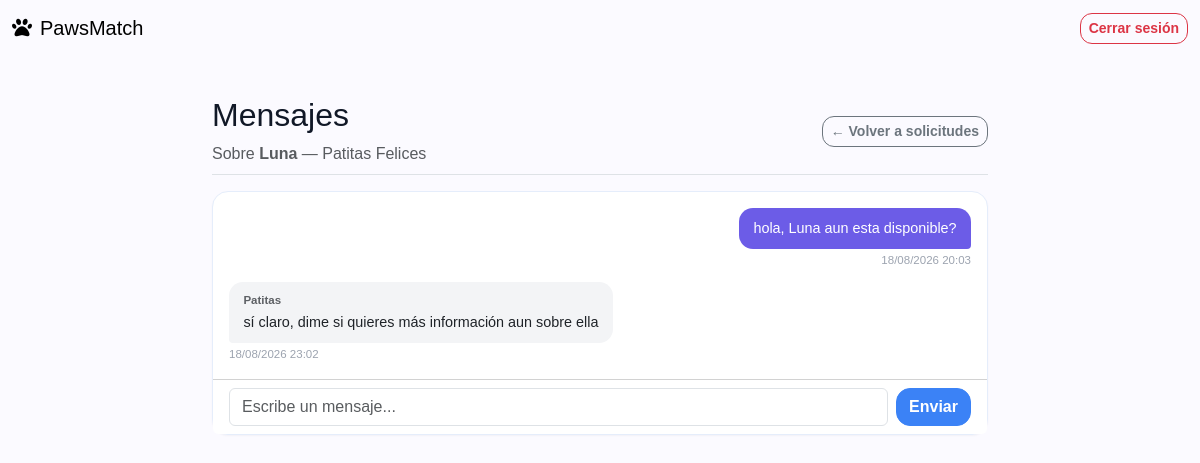
/mensajes.php?solicitud=2 (signed in), run on the app's committed database.
### tables this page shows
CREATE TABLE `solicitudes` (
  `id_solicitud` int NOT NULL AUTO_INCREMENT,
  `id_adoptante` int NOT NULL,
  `id_mascota` int NOT NULL,
  `fecha_solicitud` timestamp NULL DEFAULT CURRENT_TIMESTAMP,
  `estado` enum('PENDIENTE','EN_REVISION','APROBADA','RECHAZADA','CANCELADA') DEFAULT 'PENDIENTE',
  `motivo` text,
  `observaciones_refugio` text,
  `fecha_respuesta` datetime DEFAULT NULL,
  PRIMARY KEY (`id_solicitud`),
  KEY `fk_solicitud_adoptante` (`id_adoptante`),
  KEY `fk_solicitud_mascota` (`id_mascota`),
  CONSTRAINT `fk_solicitud_adoptante` FOREIGN KEY (`id_adoptante`) REFERENCES `adoptantes` (`id_adoptante`),
  CONSTRAINT `fk_solicitud_mascota` FOREIGN KEY (`id_mascota`) REFERENCES `mascotas` (`id_mascota`)
);

CREATE TABLE `mascotas` (
  `id_mascota` int NOT NULL AUTO_INCREMENT,
  `id_refugio` int NOT NULL,
  `nombre` varchar(100) NOT NULL,
  `especie` varchar(50) NOT NULL,
  `raza` varchar(100) DEFAULT NULL,
  `edad` int DEFAULT NULL,
  `sexo` enum('MACHO','HEMBRA') DEFAULT NULL,
  `tamano` enum('PEQUENO','MEDIANO','GRANDE') DEFAULT NULL,
  `descripcion` text,
  `historia` text,
  `estado_salud` text,
  `vacunado` tinyint(1) DEFAULT '0',
  `esterilizado` tinyint(1) DEFAULT '0',
  `compatible_ninos` tinyint(1) DEFAULT '0',
  `compatible_animales` tinyint(1) DEFAULT '0',
  `nivel_energia` enum('BAJO','MEDIO','ALTO') DEFAULT NULL,
  `estado` enum('DISPONIBLE','EN_PROCESO','ADOPTADO','INACTIVO') DEFAULT 'DISPONIBLE',
  `foto` varchar(255) DEFAULT NULL,
  `fecha_registro` timestamp NULL DEFAULT CURRENT_TIMESTAMP,
  PRIMARY KEY (`id_mascota`),
  KEY `fk_mascota_refugio` (`id_refugio`),
  CONSTRAINT `fk_mascota_refugio` FOREIGN KEY (`id_refugio`) REFERENCES `refugios` (`id_refugio`)
);

CREATE TABLE `refugios` (
  `id_refugio` int NOT NULL AUTO_INCREMENT,
  `id_usuario` int NOT NULL,
  `nombre_refugio` varchar(150) NOT NULL,
  `cedula_juridica` varchar(30) DEFAULT NULL,
  `telefono` varchar(20) DEFAULT NULL,
  `direccion` varchar(255) DEFAULT NULL,
  `descripcion` text,
  `estado` enum('PENDIENTE','APROBADO','RECHAZADO') DEFAULT 'PENDIENTE',
  `fecha_registro` timestamp NULL DEFAULT CURRENT_TIMESTAMP,
  PRIMARY KEY (`id_refugio`),
  KEY `fk_refugio_usuario` (`id_usuario`),
  CONSTRAINT `fk_refugio_usuario` FOREIGN KEY (`id_usuario`) REFERENCES `usuarios` (`id_usuario`)
);

CREATE TABLE `mensajes` (
  `id_mensaje` int NOT NULL AUTO_INCREMENT,
  `id_remitente` int NOT NULL,
  `id_destinatario` int NOT NULL,
  `id_solicitud` int DEFAULT NULL,
  `mensaje` text NOT NULL,
  `fecha_envio` timestamp NULL DEFAULT CURRENT_TIMESTAMP,
  `leido` tinyint(1) DEFAULT '0',
  PRIMARY KEY (`id_mensaje`),
  KEY `fk_mensaje_remitente` (`id_remitente`),
  KEY `fk_mensaje_destinatario` (`id_destinatario`),
  KEY `fk_mensaje_solicitud` (`id_solicitud`),
  CONSTRAINT `fk_mensaje_destinatario` FOREIGN KEY (`id_destinatario`) REFERENCES `usuarios` (`id_usuario`),
  CONSTRAINT `fk_mensaje_remitente` FOREIGN KEY (`id_remitente`) REFERENCES `usuarios` (`id_usuario`),
  CONSTRAINT `fk_mensaje_solicitud` FOREIGN KEY (`id_solicitud`) REFERENCES `solicitudes` (`id_solicitud`)
);

CREATE TABLE `usuarios` (
  `id_usuario` int NOT NULL AUTO_INCREMENT,
  `id_rol` int NOT NULL,
  `nombre` varchar(100) NOT NULL,
  `apellidos` varchar(150) NOT NULL,
  `correo` varchar(150) NOT NULL,
  `contrasena` varchar(255) NOT NULL,
  `telefono` varchar(20) DEFAULT NULL,
  `estado` enum('ACTIVO','INACTIVO') DEFAULT 'ACTIVO',
  `fecha_registro` timestamp NULL DEFAULT CURRENT_TIMESTAMP,
  PRIMARY KEY (`id_usuario`),
  UNIQUE KEY `correo` (`correo`),
  KEY `fk_usuario_rol` (`id_rol`),
  CONSTRAINT `fk_usuario_rol` FOREIGN KEY (`id_rol`) REFERENCES `roles` (`id_rol`)
);

### php/models/Mensaje.php (called while the page is built, shortened)
<?php
class Mensaje
{
    public static function obtenerParticipantes(PDO $conexion, int $idSolicitud): ?array
    {
        $stmt = $conexion->prepare("
            SELECT
                s.id_solicitud, m.nombre AS mascota,
                ua.id_usuario AS id_usuario_adoptante, ua.nombre AS adoptante_nombre, ua.apellidos AS adoptante_apellidos,
                ur.id_usuario AS id_usuario_refugio, r.nombre_refugio
            FROM solicitudes s
            INNER JOIN mascotas m ON s.id_mascota = m.id_mascota
            INNER JOIN refugios r ON m.id_refugio = r.id_refugio
            INNER JOIN usuarios ur ON r.id_usuario = ur.id_usuario
            INNER JOIN adoptantes a ON s.id_adoptante = a.id_adoptante
            INNER JOIN usuarios ua ON a.id_usuario = ua.id_usuario
            WHERE s.id_solicitud = :id
            LIMIT 1
        ");
        $stmt->execute([":id" => $idSolicitud]);
        return $stmt->fetch(PDO::FETCH_ASSOC) ?: null;
    }
    public static function listarPorSolicitud(PDO $conexion, int $idSolicitud): array
    {
        $stmt = $conexion->prepare("
            SELECT msg.*, u.nombre AS remitente_nombre
            FROM mensajes msg
            INNER JOIN usuarios u ON msg.id_remitente = u.id_usuario
            WHERE msg.id_solicitud = :id_solicitud
            ORDER BY msg.fecha_envio ASC
        ");
        $stmt->execute([":id_solicitud" => $idSolicitud]);
        return $stmt->fetchAll(PDO::FETCH_ASSOC);
    }
}

### php/views/mensajes/conversacion.php (the view, shortened to what this page needs)
<div class="d-flex justify-content-between flex-wrap flex-md-nowrap align-items-center pt-3 pb-2 mb-3 border-bottom">
    <div>
        <h1 class="h2">Mensajes</h1>
        <p class="text-muted mb-0">
            Sobre <strong><?php echo htmlspecialchars($info['mascota']); ?></strong>
            — <?php echo htmlspecialchars($otroParticipante); ?>
        </p>
    </div>
    <a href="<?php echo htmlspecialchars($volverA); ?>" class="btn btn-outline-secondary btn-sm">← Volver a solicitudes</a>
</div>
<div class="card">
    <div class="card-body" style="max-height:60vh;overflow-y:auto;display:flex;flex-direction:column;gap:.8rem;">
        <?php if (empty($mensajes)): ?>
            <p class="text-muted text-center py-4 mb-0">Todavía no hay mensajes. Escribe el primero.</p>
        <?php else: ?>
            <?php foreach ($mensajes as $m): ?>
                <?php $esMio = (int) $m['id_remitente'] === (int) $_SESSION['id_usuario']; ?>
                <div style="align-self:<?php echo $esMio ? 'flex-end' : 'flex-start'; ?>;max-width:75%;">
                    <div style="background:<?php echo $esMio ? '#6c5ce7' : '#f3f4f6'; ?>;color:<?php echo $esMio ? '#fff' : '#1f2328'; ?>;padding:.6rem .9rem;border-radius:14px;<?php echo $esMio ? 'border-bottom-right-radius:4px;' : 'border-bottom-left-radius:4px;'; ?>">
                        <?php if (!$esMio): ?>
                            <div style="font-size:.72rem;font-weight:700;opacity:.7;margin-bottom:.15rem;"><?php echo htmlspecialchars($m['remitente_nombre']); ?></div>
                        <?php endif; ?>
                        <div style="font-size:.9rem;white-space:pre-wrap;"><?php echo htmlspecialchars($m['mensaje']); ?></div>
                    </div>
                    <div style="font-size:.72rem;color:#9ca3af;margin-top:.2rem;text-align:<?php echo $esMio ? 'right' : 'left'; ?>;">
                        <?php echo htmlspecialchars(date('d/m/Y H:i', strtotime($m['fecha_envio']))); ?>
                    </div>
                </div>
            <?php endforeach; ?>
        <?php endif; ?>
    </div>
    <div class="card-footer bg-white">
        <form action="php/enviar_mensaje.php" method="POST" class="d-flex gap-2">
            <input type="text" name="mensaje" class="form-control" placeholder="Escribe un mensaje..." required autofocus>
            <button type="submit" class="btn btn-primary">Enviar</button>
        </form>
    </div>
</div>

### css/adoptante.css (style rules this page uses)
:root { --primary-color: #3b82f6; --primary-dark: #1d4ed8; --primary-soft: #dbeafe; --secondary-color: #60a5fa; --accent-color: #facc15; --success-color: #10b981; --danger-color: #ef4444; --pink: #ec4899; --light-bg: #fbfaff; --dark-text: #111827; --light-text: #6b7280; --border-soft: #e5edfb; --shadow: 0 18px 40px rgba(17, 24, 39, 0.08); --shadow-soft: 0 12px 30px rgba(59, 130, 246, 0.15); }
body { font-family: 'Poppins', sans-serif; background-color: var(--light-bg); color: var(--dark-text); }
.card { border: 1px solid var(--border-soft); border-radius: 16px; box-shadow: 0 1px 2px rgba(17,24,39,.04); }
.btn-primary { background-color: var(--primary-color); border-color: var(--primary-color); border-radius: 14px; font-weight: 700; }
.btn-outline-primary, .btn-outline-danger, .btn-outline-secondary { border-radius: 12px; font-weight: 600; }

### data on the page
solicitudes: id_mascota.nombre "Luna", refugios.nombre_refugio "Patitas Felices"
mensajes: mensaje "hola, Luna aun esta disponible?", fecha_envio "18/08/2026 20:03"
mensajes: id_remitente.nombre "Patitas", mensaje "sí claro, dime si quieres más información aun sobre ella", fecha_envio "18/08/2026 23:02"
